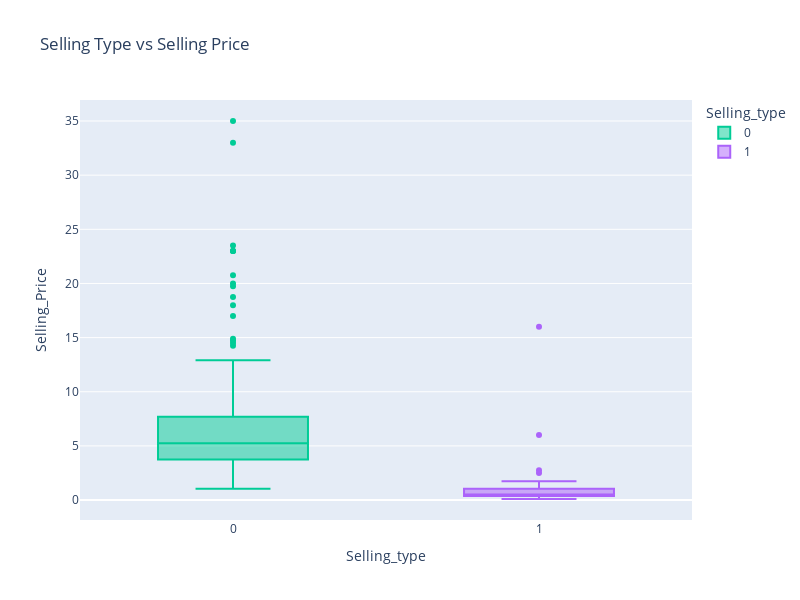

The notebook cell saved with this chart:
### Code cell
# Selling Type vs Selling Price

fig = px.box(df, x='Selling_type', y='Selling_Price', color='Selling_type', color_discrete_map={'Dealer': 'red', 'Individual': 'blue'}, title='Selling Type vs Selling Price')
fig.update_layout(width=800, height=600)
fig.show()

### Figure 1 — Plotly figure (JSON) as saved in the notebook; plotly's stock layout.template omitted (floating-point values rounded to 4 significant figures; data arrays with more than 128 entries replaced by an {"elided": "..."} marker saying what was removed)
{"data": [{"alignmentgroup": "True", "hovertemplate": "Selling_type=%{x}<br>Selling_Price=%{y}<extra></extra>", "legendgroup": "0", "marker": {"color": "#00cc96"}, "name": "0", "notched": false, "offsetgroup": "0", "orientation": "v", "showlegend": true, "type": "box", "x": {"elided": "195 int values"}, "x0": " ", "xaxis": "x", "y": {"elided": "195 float values"}, "y0": " ", "yaxis": "y"}, {"alignmentgroup": "True", "hovertemplate": "Selling_type=%{x}<br>Selling_Price=%{y}<extra></extra>", "legendgroup": "1", "marker": {"color": "#ab63fa"}, "name": "1", "notched": false, "offsetgroup": "1", "orientation": "v", "showlegend": true, "type": "box", "x": [1, 1, 1, 1, 1, 1, 1, 1, 1, 1, 1, 1, 1, 1, 1, 1, 1, 1, 1, 1, 1, 1, 1, 1, 1, 1, 1, 1, 1, 1, 1, 1, 1, 1, 1, 1, 1, 1, 1, 1, 1, 1, 1, 1, 1, 1, 1, 1, 1, 1, 1, 1, 1, 1, 1, 1, 1, 1, 1, 1, 1, 1, 1, 1, 1, 1, 1, 1, 1, 1, 1, 1, 1, 1, 1, 1, 1, 1, 1, 1, 1, 1, 1, 1, 1, 1, 1, 1, 1, 1, 1, 1, 1, 1, 1, 1, 1, 1, 1, 1, 1, 1, 1, 1, 1, 1], "x0": " ", "xaxis": "x", "y": [6.0, 0.35, 16.0, 2.75, 2.5, 1.75, 1.7, 1.65, 1.45, 1.35, 1.35, 1.35, 1.25, 1.2, 1.2, 1.2, 1.15, 1.15, 1.15, 1.15, 1.11, 1.1, 1.1, 1.1, 1.05, 1.05, 1.05, 1.05, 1.0, 0.95, 0.9, 0.9, 0.75, 0.8, 0.78, 0.75, 0.75, 0.75, 0.72, 0.65, 0.65, 0.65, 0.65, 0.6, 0.6, 0.6, 0.6, 0.6, 0.6, 0.6, 0.6, 0.55, 0.55, 0.52, 0.51, 0.5, 0.5, 0.5, 0.5, 0.5, 0.48, 0.48, 0.48, 0.48, 0.45, 0.45, 0.45, 0.45, 0.45, 0.45, 0.45, 0.45, 0.42, 0.42, 0.4, 0.4, 0.4, 0.4, 0.4, 0.38, 0.38, 0.35, 0.35, 0.35, 0.31, 0.3, 0.3, 0.3, 0.27, 0.25, 0.25, 0.25, 0.25, 0.25, 0.2, 0.2, 0.2, 0.2, 0.2, 0.2, 0.18, 0.17, 0.16, 0.15, 0.12, 0.1], "y0": " ", "yaxis": "y"}], "layout": {"boxmode": "overlay", "height": 600, "legend": {"title": {"text": "Selling_type"}, "tracegroupgap": 0}, "title": {"text": "Selling Type vs Selling Price"}, "width": 800, "xaxis": {"anchor": "y", "categoryarray": [0, 1], "categoryorder": "array", "domain": [0, 1], "title": {"text": "Selling_type"}}, "yaxis": {"anchor": "x", "domain": [0, 1], "title": {"text": "Selling_Price"}}}}
